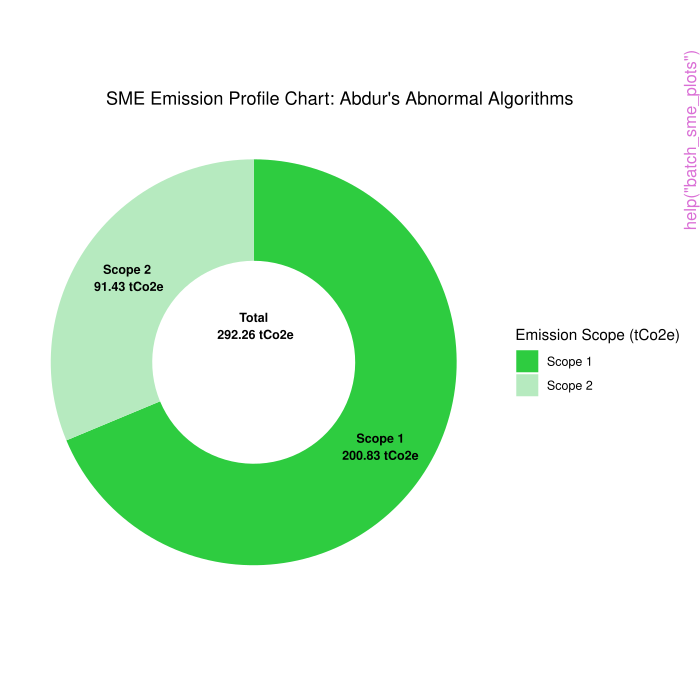

Write the R code that produced this figure.
pkgname <- "carbonpredict"
source(file.path(R.home("share"), "R", "examples-header.R"))
options(warn = 1)
options(pager = "console")
base::assign(".ExTimings", "carbonpredict-Ex.timings", pos = 'CheckExEnv')
base::cat("name\tuser\tsystem\telapsed\n", file=base::get(".ExTimings", pos = 'CheckExEnv'))
base::assign(".format_ptime",
function(x) {
  if(!is.na(x[4L])) x[1L] <- x[1L] + x[4L]
  if(!is.na(x[5L])) x[2L] <- x[2L] + x[5L]
  options(OutDec = '.')
  format(x[1L:3L], digits = 7L)
},
pos = 'CheckExEnv')

### * </HEADER>
library('carbonpredict')

base::assign(".oldSearch", base::search(), pos = 'CheckExEnv')
base::assign(".old_wd", base::getwd(), pos = 'CheckExEnv')
cleanEx()
nameEx("batch_predict_emissions")
### * batch_predict_emissions

flush(stderr()); flush(stdout())

base::assign(".ptime", proc.time(), pos = "CheckExEnv")
### Name: batch_predict_emissions
### Title: Batch Predict Emissions
### Aliases: batch_predict_emissions

### ** Examples

sample_data <- read.csv(system.file("extdata", "sme_examples.csv", package = "carbonpredict"))
sample_data <- head(sample_data, 3)
batch_predict_emissions(data = sample_data, company_type = "sme", output_path = NULL)



base::assign(".dptime", (proc.time() - get(".ptime", pos = "CheckExEnv")), pos = "CheckExEnv")
base::cat("batch_predict_emissions", base::get(".format_ptime", pos = 'CheckExEnv')(get(".dptime", pos = "CheckExEnv")), "\n", file=base::get(".ExTimings", pos = 'CheckExEnv'), append=TRUE, sep="\t")
cleanEx()
nameEx("batch_sme_plots")
### * batch_sme_plots

flush(stderr()); flush(stdout())

base::assign(".ptime", proc.time(), pos = "CheckExEnv")
### Name: batch_sme_plots
### Title: Batch SME Plots
### Aliases: batch_sme_plots

### ** Examples

sample_data <- read.csv(system.file("extdata", "sme_examples.csv", package = "carbonpredict"))
sample_data <- head(sample_data, 3)
batch_sme_emissions <- batch_predict_emissions(
data = sample_data,
company_type = "sme",
output_path = NULL)
batch_sme_plots(data = batch_sme_emissions, output_path = NULL)



base::assign(".dptime", (proc.time() - get(".ptime", pos = "CheckExEnv")), pos = "CheckExEnv")
base::cat("batch_sme_plots", base::get(".format_ptime", pos = 'CheckExEnv')(get(".dptime", pos = "CheckExEnv")), "\n", file=base::get(".ExTimings", pos = 'CheckExEnv'), append=TRUE, sep="\t")
cleanEx()
nameEx("plot_sme_emissions")
### * plot_sme_emissions

flush(stderr()); flush(stdout())

base::assign(".ptime", proc.time(), pos = "CheckExEnv")
### Name: plot_sme_emissions
### Title: Plot SME Emissions
### Aliases: plot_sme_emissions

### ** Examples

scope_1 = sme_scope1(85, 12000000)
scope_2 = sme_scope2(85, 12000000)
plot_sme_emissions(
scope1_emissions = scope_1$predicted_emissions,
scope2_emissions = scope_2$predicted_emissions,
company_name = "ABC")



base::assign(".dptime", (proc.time() - get(".ptime", pos = "CheckExEnv")), pos = "CheckExEnv")
base::cat("plot_sme_emissions", base::get(".format_ptime", pos = 'CheckExEnv')(get(".dptime", pos = "CheckExEnv")), "\n", file=base::get(".ExTimings", pos = 'CheckExEnv'), append=TRUE, sep="\t")
cleanEx()
nameEx("sme_emissions_profile")
### * sme_emissions_profile

flush(stderr()); flush(stdout())

base::assign(".ptime", proc.time(), pos = "CheckExEnv")
### Name: sme_emissions_profile
### Title: SME Emissions Profile
### Aliases: sme_emissions_profile

### ** Examples

sme_emissions_profile(sic_code = 85, turnover = 12000000, company_name = "ABC")



base::assign(".dptime", (proc.time() - get(".ptime", pos = "CheckExEnv")), pos = "CheckExEnv")
base::cat("sme_emissions_profile", base::get(".format_ptime", pos = 'CheckExEnv')(get(".dptime", pos = "CheckExEnv")), "\n", file=base::get(".ExTimings", pos = 'CheckExEnv'), append=TRUE, sep="\t")
cleanEx()
nameEx("sme_scope1")
### * sme_scope1

flush(stderr()); flush(stdout())

base::assign(".ptime", proc.time(), pos = "CheckExEnv")
### Name: sme_scope1
### Title: Predict SME Scope 1 Emissions
### Aliases: sme_scope1

### ** Examples

sme_scope1(sic_code = 85, turnover = 12000000)



base::assign(".dptime", (proc.time() - get(".ptime", pos = "CheckExEnv")), pos = "CheckExEnv")
base::cat("sme_scope1", base::get(".format_ptime", pos = 'CheckExEnv')(get(".dptime", pos = "CheckExEnv")), "\n", file=base::get(".ExTimings", pos = 'CheckExEnv'), append=TRUE, sep="\t")
cleanEx()
nameEx("sme_scope2")
### * sme_scope2

flush(stderr()); flush(stdout())

base::assign(".ptime", proc.time(), pos = "CheckExEnv")
### Name: sme_scope2
### Title: Predict SME Scope 2 Emissions
### Aliases: sme_scope2

### ** Examples

sme_scope2(sic_code = 85, turnover = 12000000)



base::assign(".dptime", (proc.time() - get(".ptime", pos = "CheckExEnv")), pos = "CheckExEnv")
base::cat("sme_scope2", base::get(".format_ptime", pos = 'CheckExEnv')(get(".dptime", pos = "CheckExEnv")), "\n", file=base::get(".ExTimings", pos = 'CheckExEnv'), append=TRUE, sep="\t")
### * <FOOTER>
###
cleanEx()
options(digits = 7L)
base::cat("Time elapsed: ", proc.time() - base::get("ptime", pos = 'CheckExEnv'),"\n")
grDevices::dev.off()
###
### Local variables: ***
### mode: outline-minor ***
### outline-regexp: "\\(> \\)?### [*]+" ***
### End: ***
quit('no')
